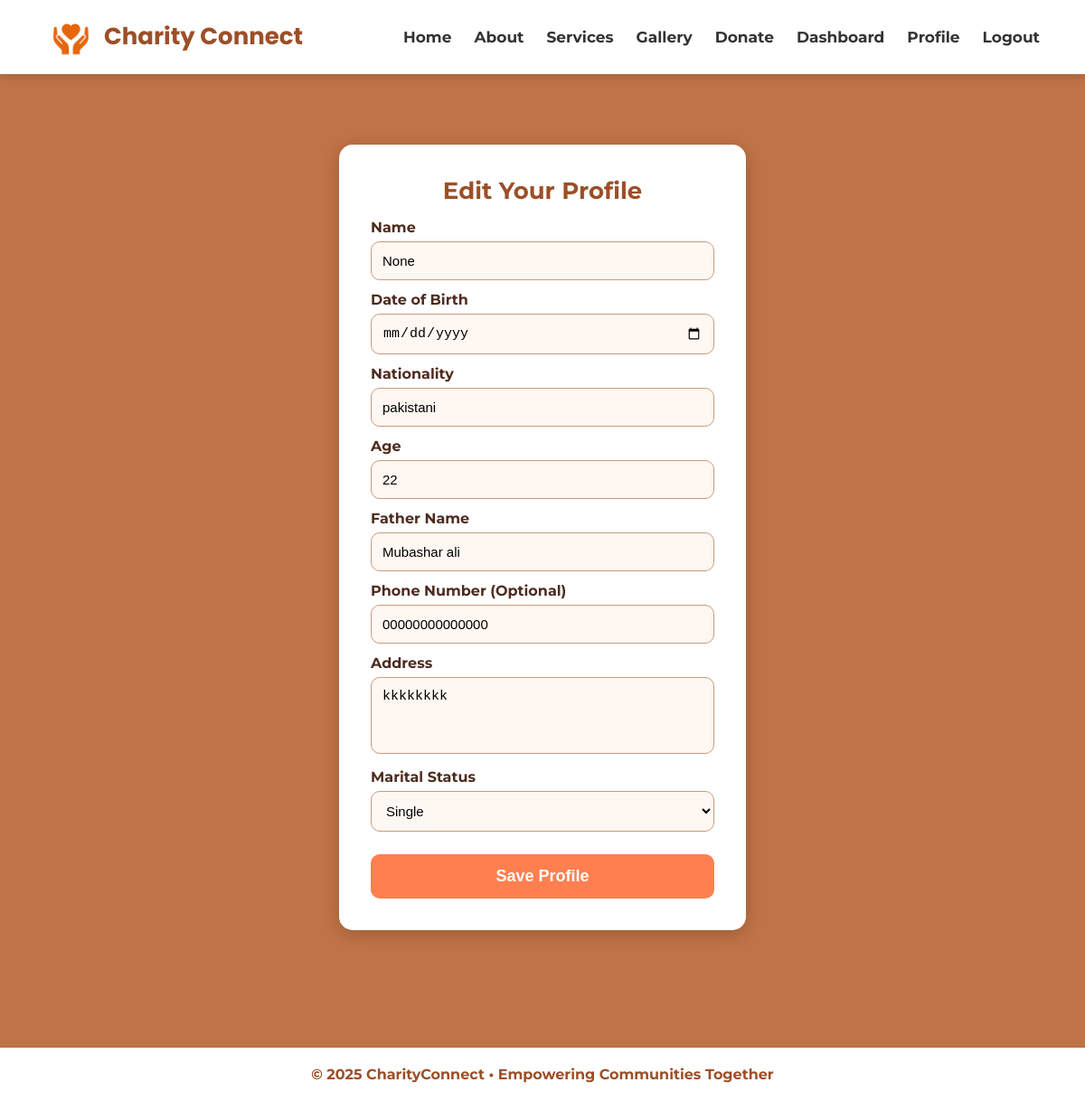
The app's page /donation/user/profile/ (signed in) with its own data.
### user/models.py (models this page shows, shortened)
class UserProfile(models.Model):
    user = models.OneToOneField(
        User,
        on_delete=models.CASCADE,
        related_name="profile"
    )
    full_name = models.CharField(max_length=150, blank=True, null=True)
    father_name = models.CharField(max_length=150, blank=True, null=True)
    dob = models.DateField(blank=True, null=True)
    age = models.PositiveIntegerField(blank=True, null=True)
    nationality = models.CharField(max_length=50, blank=True, null=True)
    phone = models.CharField(max_length=20, blank=True, null=True)
    address = models.TextField(blank=True, null=True)
    marital_status = models.CharField(max_length=50, blank=True, null=True)
    volunteer_program = models.CharField(max_length=150, blank=True, null=True)

### user/views.py (the view, shortened to what this page needs)
# urls.py: path("profile/", views.profile_view, name="profile"),
@login_required
def profile_view(request):
    profile, created = UserProfile.objects.get_or_create(user=request.user)
    return render(request, "user/profile.html", {"profile": profile})

### templates/user/profile.html (shortened to what this page needs)
{% load static %}
<!DOCTYPE html>
<html lang="en">
<head>
</head>
<body>
<nav>
    <div style="display:flex;align-items:center;">
        <img src="{% static 'image/logoo.png' %}" class="logo" />
        <h2>Charity Connect</h2>
    </div>
    <ul>
        <li><a href="{% url 'home' %}">Home</a></li>
        <li><a href="{% url 'about' %}">About</a></li>
        <li><a href="{% url 'services' %}">Services</a></li>
        <li><a href="{% url 'gallery' %}">Gallery</a></li>
        <li><a href="{% url 'donate' %}">Donate</a></li>
        {% if user.is_authenticated %}
        <li><a href="{% url 'dashboard' %}">Dashboard</a></li>
        <li><a href="{% url 'profile' %}">Profile</a></li>
        <li><a href="{% url 'logout' %}">Logout</a></li>
    {% else %}
        <li><a href="{% url 'login' %}">Login</a></li>
        <li><a href="{% url 'register' %}">Register</a></li>
    {% endif %}
    </ul>
</nav>
<div class="profile-wrapper">
    <div class="profile-card">
        <h2>Edit Your Profile</h2>
        <form method="POST">
            <label>Name</label>
            <input type="text" name="full_name" value="{{ profile.full_name }}" required>
            <label>Date of Birth</label>
            <input type="date" name="dob" value="{{ profile.dob }}">
            <label>Nationality</label>
            <input type="text" name="nationality" value="{{ profile.nationality }}">
            <label>Age</label>
            <input type="number" name="age" value="{{ profile.age }}">
            <label>Father Name</label>
            <input type="text" name="father_name" value="{{ profile.father_name }}">
            <label>Phone Number (Optional)</label>
            <input type="text" name="phone" value="{{ profile.phone }}">
            <label>Address</label>
            <textarea name="address">{{ profile.address }}</textarea>
            <label>Marital Status</label>
            <select name="marital_status">
                <option value="Single" {% if profile.marital_status == "Single" %}selected{% endif %}>Single</option>
            </select>
            <button class="btn-submit">Save Profile</button>
        </form>
    </div>
</div>
<footer>
    <b>© 2025 CharityConnect • Empowering Communities Together</b>
</footer>
</body>
</html>

### templates/user/profile.html (style rules this page uses)
* { margin:0; padding:0; box-sizing:border-box; }
body { font-family:'Montserrat',sans-serif; background:#c07346; color:white; margin-top:90px; }
nav { display:flex; justify-content:space-between; align-items:center; padding:18px 50px; background:white; box-shadow:0 3px 10px rgba(0,0,0,0.15); position:fixed; top:0; left:0; width:100%; z-index:1000; }
nav h2 { font-family:'Poppins',sans-serif; color:#9c4f28; font-size:26px; }
nav ul { display:flex; list-style:none; gap:25px; }
nav ul li a { text-decoration:none; color:#333; font-size:17px; font-weight:bold; position:relative; transition:0.3s; }
nav ul li a::after { content:''; position:absolute; width:0; height:3px; background:#ff7f50; left:0; bottom:-5px; transition:0.3s; }
.logo { width:55px; margin-right:10px; }
.profile-wrapper { display:flex; justify-content:center; padding:70px 20px; }
.profile-card { background:white; color:#9c4f28; width:450px; padding:35px; border-radius:15px; text-align:left; box-shadow:0 4px 20px rgba(0,0,0,0.20); animation:fadeIn 0.4s ease-in-out; }
.profile-card h2 { font-size:26px; margin-bottom:15px; text-align:center; }
label { font-weight:bold; color:#4e2b1f; margin-top:12px; display:block; }
input, select, textarea { width:100%; padding:12px; border-radius:10px; border:1px solid #c89b7b; margin-top:6px; background:#fff7f2; font-size:15px; }
textarea { resize:none; height:85px; }
.btn-submit { width:100%; border:none; padding:14px; margin-top:25px; font-size:18px; font-weight:bold; background:#ff7f50; color:white; border-radius:10px; cursor:pointer; transition:0.3s; }
footer { margin-top:60px; background:white; color:#9c4f28; text-align:center; padding:20px 0; font-size:1rem; }

### records on screen
UserProfile: full_name "None", nationality "pakistani", age "22", father_name "Mubashar ali", phone "00000000000000", address "kkkkkkkk", marital_status "Single"
